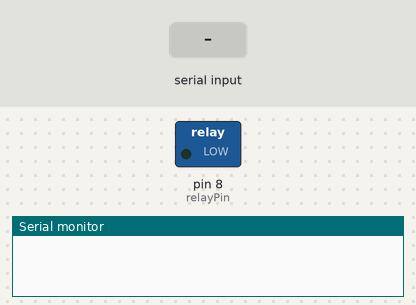
A sketch run on a simulated Arduino Uno, built with avr-gcc and run on an emulated ATmega328P. On the bench: switched loads named in the sketch (green lamp = pin HIGH), the last lines printed to the serial monitor. The test bench sets the inputs (shaded band).

Above: at 1.2 s.
1.3 s: "ON\n" received over Serial
At 2.5 s:
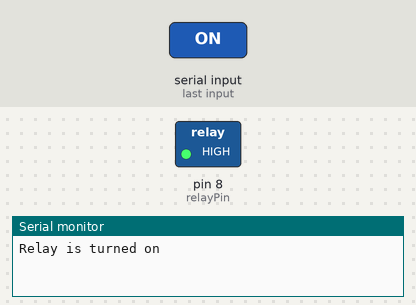
2.8 s: "OFF\n" received over Serial
At 3.6 s:
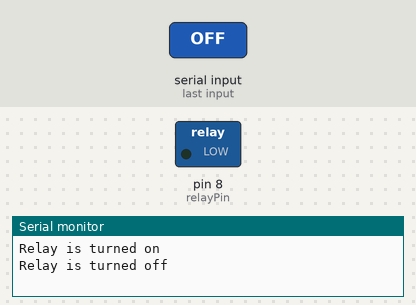
Timing chart, 0 to 5.8 s (numbered marks = the images above; inputs shaded):
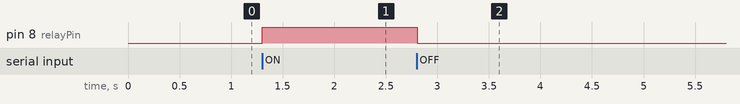

The sketch:

biax_short.ino
```cpp
// Arduino code to control a 2-relay module connected to pin 8

const int relayPin = 8;
String command = "";

void setup() {
  // Initialize the relay pin as an output
  pinMode(relayPin, OUTPUT);
  // Initialize serial communication at 9600 baud rate
  Serial.begin(9600);
}

void loop() {
  // Check if data is available to read
  if (Serial.available() > 0) {
    // Read the incoming byte
    char incomingByte = Serial.read();
    // Append the byte to the command string
    command += incomingByte;

    // Check if the command is complete (ends with a newline character)
    if (incomingByte == '\n') {
      // Remove any trailing newline characters
      command.trim();

      // Check the command and control the relay accordingly
      if (command == "ON") {
        digitalWrite(relayPin, HIGH); // Turn relay on
        Serial.println("Relay is turned on");
      } else if (command == "OFF") {
        digitalWrite(relayPin, LOW); // Turn relay off
        Serial.println("Relay is turned off");
      }

      // Clear the command string for the next command
      command = "";
    }
  }
}
```

Measured:
- after the input at 1.3 s, pin 8 (relayPin): LOW → HIGH at once
- after the input at 2.8 s, pin 8 (relayPin): HIGH → LOW at once
